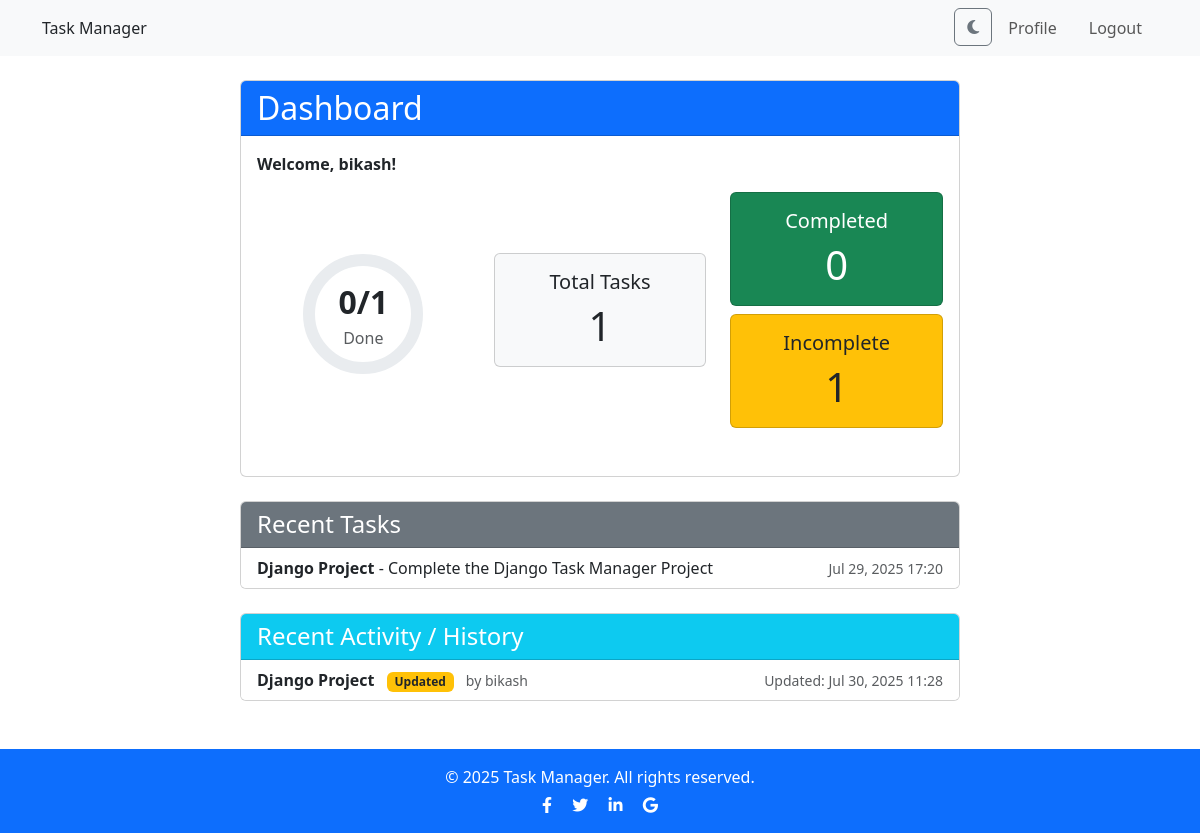
The app's page / (signed in) with its own data.
### tasks/models.py (models this page shows)
class Task(models.Model):
    user = models.ForeignKey(User, on_delete=models.CASCADE)
    title = models.CharField(max_length=20)
    description = models.TextField(blank=True)
    complete = models.BooleanField(default=False)
    created = models.DateTimeField(auto_now_add=True)
    updated = models.DateTimeField(auto_now=True)
    due_date = models.DateField(null=True, blank=True)

### tasks/views.py (the view)
# urls.py: path('', views.dashboard, name='dashboard'),
def dashboard(request):
    user = request.user
    tasks = Task.objects.filter(user=user).order_by('-created')[:5]
    updates = Task.objects.filter(user=user).order_by('-updated')[:10]
    total_tasks = Task.objects.filter(user=user).count()
    completed_tasks = Task.objects.filter(user=user, complete=True).count()
    incomplete_tasks = Task.objects.filter(user=user, complete=False).count()
    percent_complete = int((completed_tasks / total_tasks) * 100) if total_tasks > 0 else 0
    circumference = 2 * 3.1416 * 54
    stroke_offset = circumference - (percent_complete / 100) * circumference
    context = {
        'user': user,
        'tasks': tasks,
        'updates': updates,
        'total_tasks': total_tasks,
        'completed_tasks': completed_tasks,
        'incomplete_tasks': incomplete_tasks,
        'percent_complete': percent_complete,
        'stroke_offset': stroke_offset,
        'circumference': circumference,
    }
    return render(request, 'tasks/dashboard.html', context)

### tasks/templates/tasks/dashboard.html (shortened to what this page needs)
{% extends 'tasks/base.html' %}
{% block content %}
<div class="container mt-4">
  <div class="row">
    <div class="col-md-8 offset-md-2">
      <div class="card mb-4">
        <div class="card-header bg-primary text-white">
          <h2 class="mb-0">Dashboard</h2>
        </div>
        <div class="card-body">
          <p><strong>Welcome, {{ user.username }}!</strong></p>
          <div class="row text-center align-items-center mb-4">
            <div class="col-12 col-md-4 mb-3 mb-md-0 d-flex justify-content-center">
              <div style="width: 120px; height: 120px; position: relative;">
                <svg width="120" height="120">
                  <circle cx="60" cy="60" r="54" stroke="#e9ecef" stroke-width="12" fill="none" />
                  <circle cx="60" cy="60" r="54" stroke="#198754" stroke-width="12" fill="none"
                    stroke-dasharray="{{ circumference }}" stroke-dashoffset="{{ stroke_offset }}"
                    style="transition: stroke-dashoffset 0.6s;"/>
                </svg>
                <div style="position: absolute; top: 0; left: 0; width: 100%; height: 100%; display: flex; align-items: center; justify-content: center; flex-direction: column;">
                  <span class="fw-bold" style="font-size: 2rem;">{{ completed_tasks }}/{{ total_tasks }}</span>
                  <span class="text-muted">Done</span>
                </div>
              </div>
            </div>
            <div class="col-6 col-md-4">
              <div class="card bg-light mb-2">
                <div class="card-body">
                  <h5 class="card-title">Total Tasks</h5>
                  <p class="card-text display-6">{{ total_tasks }}</p>
                </div>
              </div>
            </div>
            <div class="col-6 col-md-4">
              <div class="card bg-success text-white mb-2">
                <div class="card-body">
                  <h5 class="card-title">Completed</h5>
                  <p class="card-text display-6">{{ completed_tasks }}</p>
                </div>
              </div>
              <div class="card bg-warning mb-2">
                <div class="card-body">
                  <h5 class="card-title">Incomplete</h5>
                  <p class="card-text display-6">{{ incomplete_tasks }}</p>
                </div>
              </div>
            </div>
          </div>
        </div>
      </div>
      <div class="card">
        <div class="card-header bg-secondary text-white">
          <h4 class="mb-0">Recent Tasks</h4>
        </div>
        <ul class="list-group list-group-flush">
          {% for task in tasks %}
            <li class="list-group-item d-flex justify-content-between align-items-center">
              <div>
                <strong>{{ task.title }}</strong> - {{ task.description|truncatechars:40 }}
              </div>
              <span class="text-muted small">{{ task.created|date:"M d, Y H:i" }}</span>
            </li>
          {% empty %}
            <li class="list-group-item">No recent tasks found.</li>
          {% endfor %}
        </ul>
      </div>
      <div class="card mt-4">
        <div class="card-header bg-info text-white">
          <h4 class="mb-0">Recent Activity / History</h4>
        </div>
        <ul class="list-group list-group-flush">
          {% for update in updates %}
            <li class="list-group-item d-flex justify-content-between align-items-center">
              <div>
                <strong>{{ update.title }}</strong>
                {% if update.complete %}
                  <span class="badge bg-success ms-2">Completed</span>
                {% else %}
                  <span class="badge bg-warning text-dark ms-2">Updated</span>
                {% endif %}
                <span class="text-muted small ms-2">by {{ update.user.username }}</span>
              </div>
              <span class="text-muted small">
                {% if update.updated and update.updated != update.created %}
                  Updated: {{ update.updated|date:"M d, Y H:i" }}
                {% else %}
                  Created: {{ update.created|date:"M d, Y H:i" }}
                {% endif %}
              </span>
            </li>
          {% empty %}
            <li class="list-group-item">No recent activity found.</li>
          {% endfor %}
        </ul>
      </div>
    </div>
  </div>
</div>
{% endblock %}

### records on screen
Task: title "Django Project", description "Complete the Django Task Manager Project", created "Jul 29, 2025 17:20", complete "Updated", user.username "bikash", updated "Jul 30, 2025 11:28"

### other values on screen
{{ user.username }} "bikash"
{{ completed_tasks }} "0"
{{ total_tasks }} "1"
{{ incomplete_tasks }} "1"
